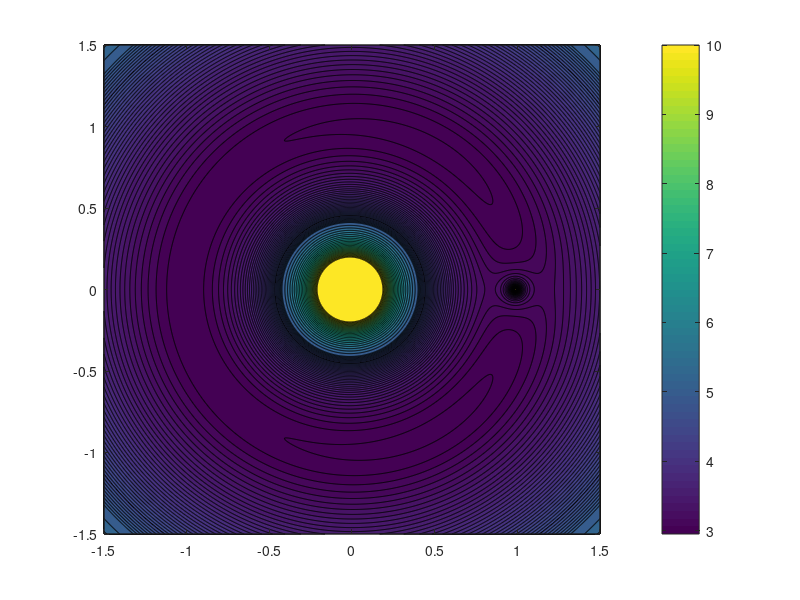

Source code (MATLAB):
% Earth-Moon system in normalized rotating frame by scott
x = linspace(-1.5, 1.5, 1000);
y = linspace(-1.5, 1.5, 1000);
[X, Y] = meshgrid(x, y);
m1= 5.972e24; 
m2= 7.347e22;
a=m2/(m1+m2);
U = (1-a)./sqrt(Y.^2 + (X + a).^2) + ...
     a./sqrt(Y.^2 + (X + a - 1).^2) + ...
     0.5*(Y.^2 + X.^2);
Z = 2*U;%use jacobi constant to make graph clear
c = [1:0.05:5, 3.2:0.2:10];%tweak these for the plot
figure
contourf(X, Y, Z, c)
colorbar
